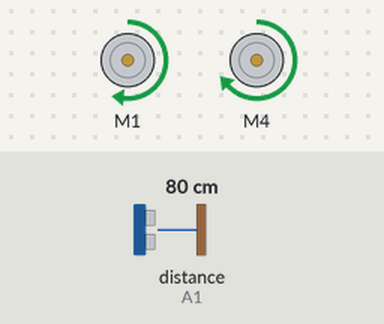
A program run on a simulated Arduino Uno, built with avr-gcc and run on an emulated ATmega328P. Parts: 2 × DC motor (green arrow = forward, orange = backward, longer = faster). Wiring (inferred from the names in the program): ultrasonic range finder: trigger A0; echo A1. The test bench sets the inputs (shaded band); at power-on: distance to the obstacle (sensor on A1) 80 cm. The echo pulse lasts 58.3 µs per cm; what the program prints to the serial monitor is not drawn.

Above: at 1.2 s.
1.3 s: distance to the obstacle (sensor on A1) set to 15 cm
2.8 s: distance to the obstacle (sensor on A1) set to 12 cm
At 3.65 s:
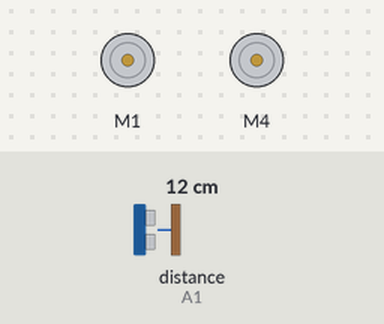
At 4.4 s:
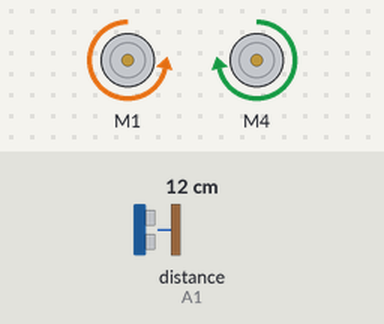
Timing chart, 0 to 11.8 s (numbered marks = the images above; inputs shaded):
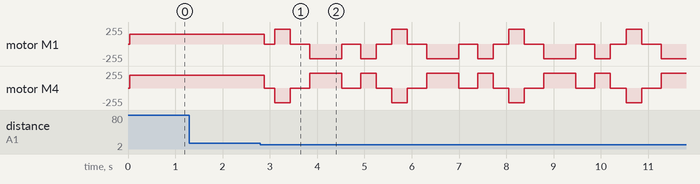

The program:

main.cpp
```cpp
#include <Arduino.h>
#include <AFMotor.h>
#include <SoftwareSerial.h>

/*
  2WD Autonomous RC Car  v4
  Board  : Arduino Uno SMD R3
  Shield : HW-130 V0.0.4 / L293D Motor Shield V1
  Left   : M1  /  Right : M4
  Sonar  : HC-SR04, TRIG=A0, ECHO=A1

  주행 정책:
  1. 직진하다 벽 감지 → 정지
  2. 오른쪽 90도 회전 → 확인
       길이다 → 직진
       아니다 → 정면 복귀 (왼쪽 90도)
  3. 정면 확인
       길이다 → 직진 (이론상 없는 케이스)
       아니다 → 왼쪽 90도 회전 → 확인
  4. 왼쪽 확인
       길이다 → 직진
       아니다 → 유턴 (왼쪽 90도 한번 더) → 직진 (왔던 길)

  회전 방식: 교번 피벗 (한쪽 전진 + 반대쪽 후진 반복)
  후진 정책: 없음
  스윕 정책: 없음
*/

// =======================================================
// 1. 디버그
// =======================================================

#define DEBUG_SERIAL 1

// =======================================================
// 2. 핀
// =======================================================

const uint8_t TRIG_PIN = A0;
const uint8_t ECHO_PIN = A1;

// =======================================================
// 3. 블루투스
// =======================================================

const uint8_t BT_RX_PIN = A4;
const uint8_t BT_TX_PIN = A5;

SoftwareSerial BT(BT_RX_PIN, BT_TX_PIN);

// =======================================================
// 4. 모터
// =======================================================

AF_DCMotor motorLeft(1);
AF_DCMotor motorRight(4);

const uint8_t LEFT_MOTOR_INVERT  = 0;
const uint8_t RIGHT_MOTOR_INVERT = 0;

const int LEFT_TRIM  = -10;
const int RIGHT_TRIM = 35;

const int MOTOR_MIN = -255;
const int MOTOR_MAX = 255;

// =======================================================
// 5. 속도
// =======================================================

const int DRIVE_SPEED = 155;
const int BACK_SPEED  = 130;

/*
  피벗 속도: 트림 없이 직접 모터 제어하므로
  정지 마찰을 이길 수 있도록 충분히 높게 설정
*/
const int PIVOT_SPEED = 220;

// =======================================================
// 6. 거리 기준값
// =======================================================

const int DANGER_DISTANCE     = 12;
const int CLEAR_DISTANCE      = 22;
const int MIN_VALID_DISTANCE  = 2;
const int MAX_VALID_DISTANCE  = 200;
const int DANGER_CONFIRM_COUNT = 1;

// =======================================================
// 7. 초음파
// =======================================================

const unsigned long SONAR_INTERVAL_MS = 60;
const unsigned long SONAR_TIMEOUT_US  = 12000UL;

int distanceBuffer[3] = {80, 80, 80};
uint8_t distanceIndex  = 0;
int filteredDistance   = 80;
int lastValidDistance  = 80;

unsigned long lastSonarMs = 0;

// =======================================================
// 8. 타이밍
// =======================================================

const unsigned long STOP_SETTLE_MS   = 200;
const unsigned long ESCAPE_FWD_MS    = 600;

/*
  PIVOT_90_MS: 교번 피벗으로 90도 회전하는 데 걸리는 시간.
  실제 하드웨어에서 측정해서 이 값만 조정한다.
  - 너무 짧으면 90도 미만 회전
  - 너무 길면 90도 초과 회전
  기본값 700ms는 시작점, 실측 후 수정할 것.
*/
const unsigned long PIVOT_90_MS      = 350;
const unsigned long PIVOT_180_MS     = 700;  // 90도 * 2
const unsigned long CHECK_SETTLE_MS  = 350;  // 150 → 350

// =======================================================
// 9. 상태 정의
// =======================================================

/*
  ST_CRUISE       : 직진
  ST_STOP         : 정지 + 관성 제거
  ST_TURN_RIGHT   : 오른쪽 90도 회전
  ST_CHECK_RIGHT  : 오른쪽 방향 거리 확인
  ST_TURN_CENTER  : 정면 복귀 (왼쪽 90도)
  ST_CHECK_CENTER : 정면 거리 확인
  ST_TURN_LEFT    : 왼쪽 90도 회전
  ST_CHECK_LEFT   : 왼쪽 방향 거리 확인
  ST_UTURN        : 유턴 (왼쪽 90도 한번 더)
  ST_ESCAPE_FWD   : 탈출 전진
*/
enum AutoState {
  ST_CRUISE = 0,
  ST_STOP,
  ST_TURN_RIGHT,
  ST_CHECK_RIGHT,
  ST_TURN_LEFT_180,   // 정면 복귀 + 왼쪽 탐색을 한번에
  ST_CHECK_LEFT,
  ST_UTURN,
  ST_ESCAPE_FWD
};

AutoState state        = ST_CRUISE;
unsigned long stateStartMs = 0;
int dangerCount        = 0;

// =======================================================
// 10. 함수 선언
// =======================================================

void enterState(AutoState s);

void updateSonarIfNeeded();
int  readSonarCm();
bool isValidDistance(int cm);
void pushDistance(int cm);
int  median3(int a, int b, int c);

void runAutonomous();
void handleCruise();
void handleStop();
void handleTurnRight();
void handleCheckRight();
void handleTurnLeft180();
void handleCheckLeft();
void handleUturn();
void handleEscapeFwd();

void pivotRight();
void pivotLeft();
void setMotor(int left, int right);
void setOneMotor(AF_DCMotor &motor, int signedSpeed, uint8_t invert);
int  applyTrim(int speed, int trim);
void stopMotor();

const __FlashStringHelper *stateName(AutoState s);
void logln(const __FlashStringHelper *msg);

// =======================================================
// 11. setup
// =======================================================

void setup() {
  Serial.begin(9600);
  BT.begin(9600);

  pinMode(TRIG_PIN, OUTPUT);
  pinMode(ECHO_PIN, INPUT);
  digitalWrite(TRIG_PIN, LOW);

  stopMotor();

  logln(F("RC autonomous v4 - open loop 90deg"));

  stateStartMs = millis();
}

// =======================================================
// 12. loop
// =======================================================

void loop() {
  updateSonarIfNeeded();
  runAutonomous();
}

// =======================================================
// 13. 상태 진입
// =======================================================

void enterState(AutoState s) {
  state        = s;
  stateStartMs = millis();
  dangerCount  = 0;

#if DEBUG_SERIAL
  Serial.print(F("["));
  Serial.print(stateName(s));
  Serial.print(F("] D="));
  Serial.println(filteredDistance);

  BT.print(F("["));
  BT.print(stateName(s));
  BT.print(F("] D="));
  BT.println(filteredDistance);
#endif
}

// =======================================================
// 14. 초음파
// =======================================================

void updateSonarIfNeeded() {
  unsigned long now = millis();
  if (now - lastSonarMs < SONAR_INTERVAL_MS) return;
  lastSonarMs = now;

  int raw = readSonarCm();

  if (isValidDistance(raw)) {
    lastValidDistance = raw;
    pushDistance(raw);
  } else {
    pushDistance(lastValidDistance);
  }

  filteredDistance = median3(
    distanceBuffer[0],
    distanceBuffer[1],
    distanceBuffer[2]
  );
}

int readSonarCm() {
  digitalWrite(TRIG_PIN, LOW);
  delayMicroseconds(2);
  digitalWrite(TRIG_PIN, HIGH);
  delayMicroseconds(10);
  digitalWrite(TRIG_PIN, LOW);

  unsigned long duration = pulseIn(ECHO_PIN, HIGH, SONAR_TIMEOUT_US);
  if (duration == 0) return -1;
  return (int)(duration / 58UL);
}

bool isValidDistance(int cm) {
  return (cm >= MIN_VALID_DISTANCE && cm <= MAX_VALID_DISTANCE);
}

void pushDistance(int cm) {
  distanceBuffer[distanceIndex] = cm;
  if (++distanceIndex >= 3) distanceIndex = 0;
}

int median3(int a, int b, int c) {
  if ((a <= b && b <= c) || (c <= b && b <= a)) return b;
  if ((b <= a && a <= c) || (c <= a && a <= b)) return a;
  return c;
}

// =======================================================
// 15. 상태 머신
// =======================================================

void runAutonomous() {
  switch (state) {
    case ST_CRUISE:        handleCruise();      break;
    case ST_STOP:          handleStop();        break;
    case ST_TURN_RIGHT:    handleTurnRight();   break;
    case ST_CHECK_RIGHT:   handleCheckRight();  break;
    case ST_TURN_LEFT_180: handleTurnLeft180(); break;
    case ST_CHECK_LEFT:    handleCheckLeft();   break;
    case ST_UTURN:         handleUturn();       break;
    case ST_ESCAPE_FWD:    handleEscapeFwd();   break;
    default:
      stopMotor();
      enterState(ST_CRUISE);
      break;
  }
}
// =======================================================
// 16. 상태 처리
// =======================================================

void handleCruise() {
  if (filteredDistance <= DANGER_DISTANCE) {
    dangerCount++;
  } else {
    dangerCount = 0;
  }

  if (dangerCount >= DANGER_CONFIRM_COUNT) {
    stopMotor();
    enterState(ST_STOP);
    return;
  }

  setMotor(DRIVE_SPEED, DRIVE_SPEED);
}

void handleStop() {
  stopMotor();
  if (millis() - stateStartMs >= STOP_SETTLE_MS) {
    enterState(ST_TURN_RIGHT);
  }
}

/*
  오른쪽 90도 회전.
  pivotRight()를 PIVOT_90_MS 동안 실행.
*/
void handleTurnRight() {
  pivotRight();
  if (millis() - stateStartMs >= PIVOT_90_MS) {
    stopMotor();
    enterState(ST_CHECK_RIGHT);
  }
}

void handleCheckRight() {
  stopMotor();
  if (millis() - stateStartMs < CHECK_SETTLE_MS) return;
  if (filteredDistance >= CLEAR_DISTANCE) {
    logln(F("오른쪽 길 발견 → 직진"));
    enterState(ST_ESCAPE_FWD);
  } else {
    logln(F("오른쪽 막힘 → 왼쪽 180도"));
    enterState(ST_TURN_LEFT_180);
  }
}

/*
  왼쪽 180도:
  오른쪽으로 90도 돌아있는 상태에서 왼쪽으로 180도 돌면
  정면 복귀(90도) + 왼쪽 탐색(90도)을 한번에 처리.
  회전 횟수 줄여서 누적 오차 감소.
*/
void handleTurnLeft180() {
  pivotLeft();
  if (millis() - stateStartMs >= PIVOT_180_MS) {
    stopMotor();
    enterState(ST_CHECK_LEFT);
  }
}

void handleCheckLeft() {
  stopMotor();
  if (millis() - stateStartMs < CHECK_SETTLE_MS) return;
  if (filteredDistance >= CLEAR_DISTANCE) {
    logln(F("왼쪽 길 발견 → 직진"));
    enterState(ST_ESCAPE_FWD);
  } else {
    logln(F("왼쪽도 막힘 → 유턴"));
    enterState(ST_UTURN);
  }
}

/*
  유턴: 현재 왼쪽을 보고 있으므로 왼쪽으로 90도 한번 더.
  총 270도 회전한 셈 = 원래 방향에서 오른쪽으로 90도
  = 왔던 길 방향
*/
void handleUturn() {
  pivotLeft();

  if (millis() - stateStartMs >= PIVOT_90_MS) {
    stopMotor();
    logln(F("유턴 완료 → 직진 (왔던 길)"));
    enterState(ST_ESCAPE_FWD);
  }
}

/*
  탈출 전진.
  ESCAPE_FWD_MS 동안 전진 후 일반 주행 복귀.
  전진 중에도 DANGER 감지하면 즉시 정지 후 재탐색.
*/
void handleEscapeFwd() {
  if (filteredDistance <= DANGER_DISTANCE) {
    stopMotor();
    logln(F("탈출 중 장애물 감지 → 정지"));
    enterState(ST_STOP);
    return;
  }

  setMotor(DRIVE_SPEED, DRIVE_SPEED);

  if (millis() - stateStartMs >= ESCAPE_FWD_MS) {
    enterState(ST_CRUISE);
  }
}

// =======================================================
// 17. 피벗 제어
// =======================================================

/*
  pivotRight: 오른쪽 방향으로 차체를 돌린다.
    왼쪽 바퀴 전진 + 오른쪽 바퀴 후진

  pivotLeft: 왼쪽 방향으로 차체를 돌린다.
    오른쪽 바퀴 전진 + 왼쪽 바퀴 후진

  트림을 우회하여 setOneMotor()를 직접 호출한다.
  트림이 붙으면 전진/후진 간 힘 불균형이 생겨서
  실제 회전각이 틀어진다.
*/
void pivotRight() {
  setOneMotor(motorLeft,   PIVOT_SPEED, LEFT_MOTOR_INVERT);
  setOneMotor(motorRight, -PIVOT_SPEED, RIGHT_MOTOR_INVERT);
}

void pivotLeft() {
  setOneMotor(motorLeft,  -PIVOT_SPEED, LEFT_MOTOR_INVERT);
  setOneMotor(motorRight,  PIVOT_SPEED, RIGHT_MOTOR_INVERT);
}

// =======================================================
// 18. 모터 제어
// =======================================================

void setMotor(int left, int right) {
  left  = constrain(left,  MOTOR_MIN, MOTOR_MAX);
  right = constrain(right, MOTOR_MIN, MOTOR_MAX);

  left  = applyTrim(left,  LEFT_TRIM);
  right = applyTrim(right, RIGHT_TRIM);

  left  = constrain(left,  MOTOR_MIN, MOTOR_MAX);
  right = constrain(right, MOTOR_MIN, MOTOR_MAX);

  setOneMotor(motorLeft,  left,  LEFT_MOTOR_INVERT);
  setOneMotor(motorRight, right, RIGHT_MOTOR_INVERT);
}

int applyTrim(int speed, int trim) {
  if (speed > 0) return speed + trim;
  if (speed < 0) return speed - trim;
  return 0;
}

void setOneMotor(AF_DCMotor &motor, int signedSpeed, uint8_t invert) {
  int pwm = constrain(abs(signedSpeed), 0, 255);

  if (signedSpeed == 0) {
    motor.setSpeed(0);
    motor.run(RELEASE);
    return;
  }

  bool forward = (signedSpeed > 0);
  if (invert) forward = !forward;

  motor.setSpeed(pwm);
  motor.run(forward ? FORWARD : BACKWARD);
}

void stopMotor() {
  motorLeft.setSpeed(0);
  motorRight.setSpeed(0);
  motorLeft.run(RELEASE);
  motorRight.run(RELEASE);
}

// =======================================================
// 19. 디버그
// =======================================================

const __FlashStringHelper *stateName(AutoState s) {
  switch (s) {
    case ST_CRUISE:       return F("직진");
    case ST_STOP:         return F("정지");
    case ST_TURN_RIGHT:   return F("우회전 90");
    case ST_CHECK_RIGHT:  return F("우측 확인");
    case ST_TURN_LEFT_180: return F("좌회전 180");
    case ST_CHECK_LEFT:    return F("좌측 확인");
    case ST_UTURN:        return F("유턴 90");
    case ST_ESCAPE_FWD:   return F("탈출 전진");
    default:              return F("알 수 없음");
  }
}

void logln(const __FlashStringHelper *msg) {
#if DEBUG_SERIAL
  Serial.println(msg);
  BT.println(msg);
#else
  (void)msg;
#endif
}
```

Measured:
- the behaviour switches between 14 and 13 cm on distance to the obstacle (sensor on A1) (found by bisection; images 0 and 1)
- after the input at 1.3 s, every drawn part: stays the same
